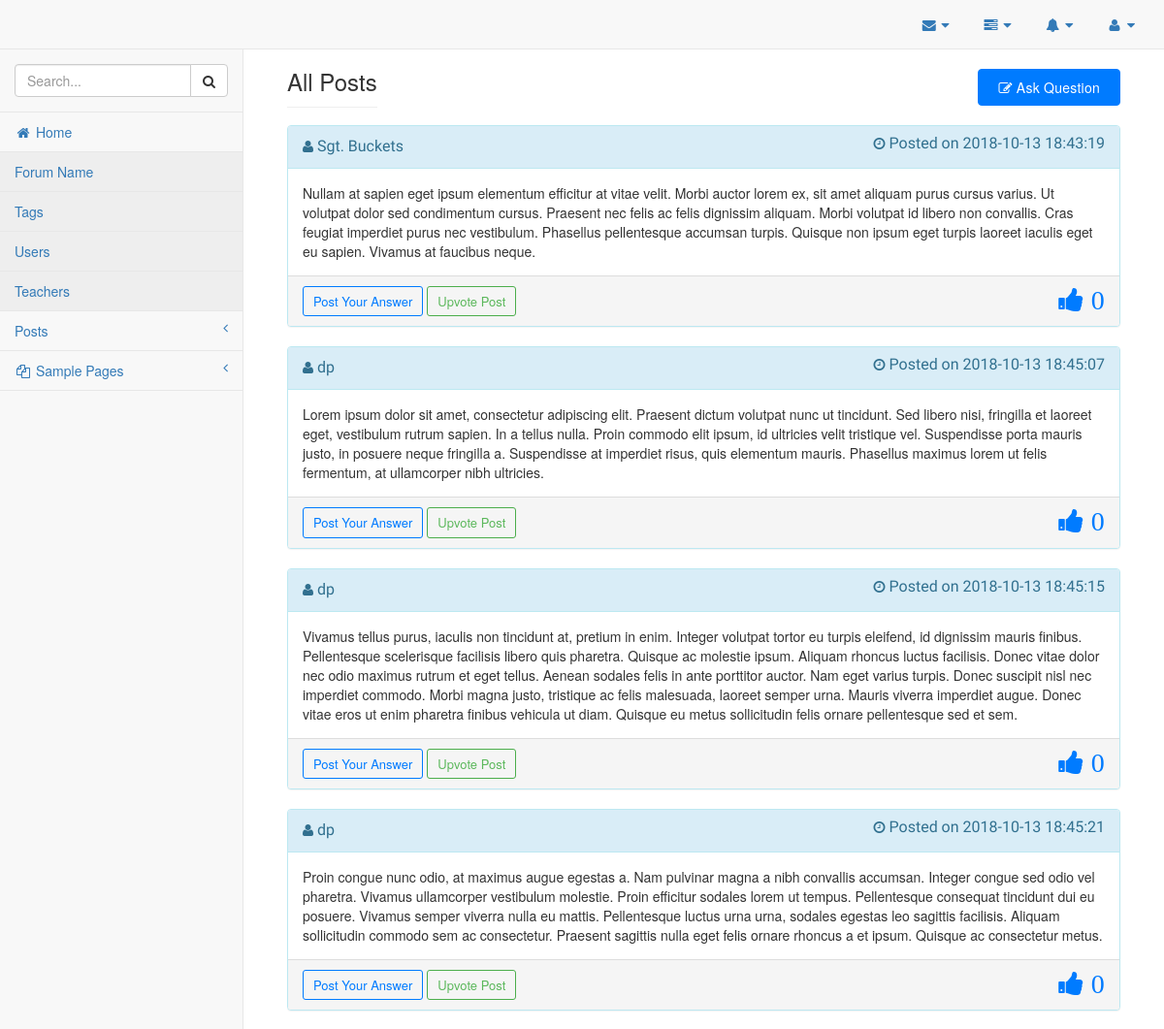
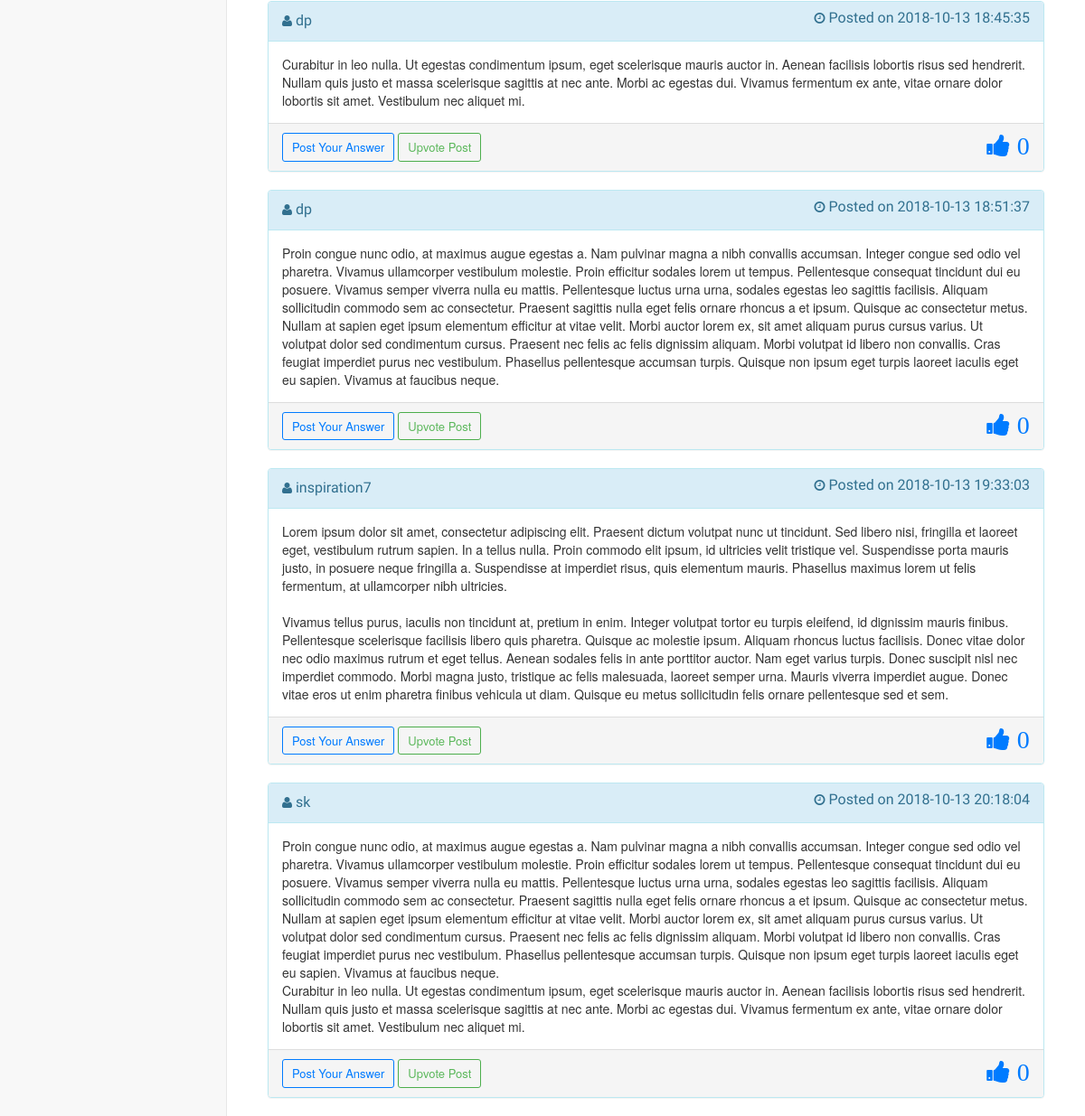
Screenshot of /posts/view-all-posts.php (signed in) with the database file from the repository (2 pictures, top to bottom).
### tables this page shows
CREATE TABLE `posts` (
  `post_id` int(11) NOT NULL,
  `post_content` text NOT NULL,
  `post_image` text NOT NULL,
  `post_user_id` int(11) NOT NULL,
  `post_tags` mediumtext NOT NULL,
  `created_at` datetime NOT NULL,
  `deleted_at` datetime NOT NULL,
  `is_deleted` bit(1) NOT NULL DEFAULT b'0',
  `deleted_by` int(11) NOT NULL,
  `updated_at` datetime NOT NULL,
  `post_points` int(11) NOT NULL
);

CREATE TABLE `users` (
  `user_id` int(11) NOT NULL,
  `first_name` varchar(255) NOT NULL,
  `last_name` varchar(255) NOT NULL,
  `user_name` varchar(255) NOT NULL,
  `user_password` varchar(255) NOT NULL,
  `user_email` varchar(255) NOT NULL,
  `user_dob` date NOT NULL,
  `user_branch` varchar(255) NOT NULL,
  `user_posts` int(11) NOT NULL,
  `user_role` varchar(255) NOT NULL,
  `user_profile_img` text NOT NULL,
  `user_created_at` datetime NOT NULL,
  `is_deleted` bit(1) NOT NULL DEFAULT b'0',
  `deleted_by` int(11) NOT NULL,
  `deleted_at` datetime NOT NULL
);

### classes/Database.php (called while the page is built, shortened)
<?php
    class Database {
        private $servername;
        private $username;
        private $password;
        private $database;
        private $connection;
        public function __construct(){
            $this->servername = "localhost";
            $this->username = "aniket";
            $this->password = "aniket";
            $this->database = "forumdb";
        }
        public function connectDB(){
            $this->connection = new mysqli($this->servername, $this->username, $this->password, $this->database);
        }
        public function getConnection(){
            return $this->connection;
        }
    }
    $database = new Database();
?>

### classes/Posts.php (called while the page is built, shortened)
<?php
	require_once("Database.php");
	class Posts {
		private $connection;
		public function __construct() {
			global $database;
			$this->connection = $database->getConnection();
		}
		public function getAllPosts() {
			$sql = "SELECT * FROM posts WHERE is_deleted = 0";
			$result_set = $this->connection->query($sql);
			return $result_set;
		}
	}
?>

### classes/Users.php (called while the page is built, shortened)
<?php
	require_once("Database.php");
	class Users {
		private $connection;
		public function __construct() {
			global $database;
			$this->connection = $database->getConnection();
		}
		public function getUserDetailsById($user_id, $columns) {
			$sql = "SELECT $columns FROM users WHERE user_id = $user_id";
			$result_set = $this->connection->query($sql);
			return $result_set;
		}
	}
?>

### posts/view-all-posts.php (the view, shortened to what this page needs)
<!DOCTYPE html>
<html lang="en">
<?php
    require_once("../ui-elements/header.php");
?>
<body>
    <div id="wrapper">
        <?php
            require_once("../ui-elements/navigation.php");
        ?>
        <div id="page-wrapper">
            <div class="container-fluid">
                <div class="row">
                    <div class="col-lg-12">
                        <br>
                        <h3 class="page-header show-inline">All Posts</h3>
                        <a href="http://localhost/forum/posts/add-post.php" class="btn-mine btn-bootstrap4-primary-mine ask-quest-btn-alignment"><i class="fa fa-pencil-square-o" aria-hidden="true"></i> Ask Question</a>
                    </div>
                </div>
                <?php
                    require_once("../classes/Posts.php");
                    require_once("../classes/Users.php");
                    $posts = new Posts();
                    $result_set = $posts->getAllPosts();
                    $users = new Users();
                    while($row = mysqli_fetch_assoc($result_set)) {
                        extract($row);
                        $resultant_row = $users->getUserDetailsById($post_user_id, "user_name");
                        extract(mysqli_fetch_assoc($resultant_row));
                ?>
                        <div class="panel panel-info">
                            <div class="panel-heading">
                                <i class="fa fa-user" aria-hidden="true"></i> <div style="font-size: 16px; font-family: 'Cantora One'; display: inline;"><?php echo $user_name; ?></div>
                                <i class="fa fa-clock-o" aria-hidden="true" style="float: right;"><div style="font-size: 16px; font-family: 'Cantora One'; display: inline;"> Posted on <?php echo $created_at; ?></div></i>
                            </div>
                            <div class="panel-body">
                                <?php echo $post_content; ?>
                            </div>
                            <div class="panel-footer">
                                <?php echo '<a href="comments.php?post_id='.$post_id.'&post_user_id='.$post_user_id.'" class="btn btn-outline btn-success-mine btn-sm" style="font-size: 13px;">Post Your Answer</a>'; ?>
                                <a href="" class="btn btn-outline btn-success btn-sm" style="font-size: 13px;">Upvote Post</a>
                                <i class="fa fa-thumbs-up fa-2x" aria-hidden="true" style="float: right; color: #007bff;  letter-spacing:.25px;"> <?php echo $post_points; ?></i>
                            </div>
                        </div>
                <?php
                    }
                ?>
            </div>
        </div>
    </div>
</body>
</html>

### assets/css/myStyles.css (style rules this page uses)
.btn-success-mine.btn-outline { color: #007bff; }
.btn-success-mine { color: #007bff; border-color: #007bff; }
.btn-mine { display: inline-block; padding: 8px 20px; margin-bottom: 0; font-size: 14px; font-weight: 400; line-height: 1.42857143; text-align: center; white-space: nowrap; vertical-align: middle; -ms-touch-action: manipulation; touch-action: manipulation; cursor: pointer; -webkit-user-select: none; -moz-user-select: none; -ms-user-select: none; user-select: none; background-image: none; border: 1px solid transparent; border-radius: 4px; }
.btn-bootstrap4-primary-mine { color: #fff; background-color: #007bff; border-color: #007bff; }
.ask-quest-btn-alignment { float: right; margin-bottom: 20px; letter-spacing: .25px; }
.show-inline { display: inline; }

### rows the page displays
posts: users.user_name "Sgt. Buckets", created_at "2018-10-13 18:43:19", post_content "Nullam at sapien eget ipsum elementum efficitur at vitae velit. Morbi auctor lorem ex, sit amet aliquam purus cursus varius. Ut volutpat dolor sed condimentum cursus. Praesent nec felis ac felis dignissim aliquam. Morbi volutpat id libero non convallis. Cras feugiat imperdiet purus nec vestibulum. Phasellus pellentesque accumsan turpis. Quisque non ipsum eget turpis laoreet iaculis eget eu sapien. Vivamus at faucibus neque.", post_points "0"
posts: users.user_name "dp", created_at "2018-10-13 18:45:07", post_content "Lorem ipsum dolor sit amet, consectetur adipiscing elit. Praesent dictum volutpat nunc ut tincidunt. Sed libero nisi, fringilla et laoreet eget, vestibulum rutrum sapien. In a tellus nulla. Proin commodo elit ipsum, id ultricies velit tristique vel. Suspendisse porta mauris justo, in posuere neque fringilla a. Suspendisse at imperdiet risus, quis elementum mauris. Phasellus maximus lorem ut felis fermentum, at ullamcorper nibh ultricies.", post_points "0"
posts: users.user_name "dp", created_at "2018-10-13 18:45:15", post_content "Vivamus tellus purus, iaculis non tincidunt at, pretium in enim. Integer volutpat tortor eu turpis eleifend, id dignissim mauris finibus. Pellentesque scelerisque facilisis libero quis pharetra. Quisque ac molestie ipsum. Aliquam rhoncus luctus facilisis. Donec vitae dolor nec odio maximus rutrum et eget tellus. Aenean sodales felis in ante porttitor auctor. Nam eget varius turpis. Donec suscipit nisl nec imperdiet commodo. Morbi magna justo, tristique ac felis malesuada, laoreet semper urna. Mauris viverra imperdiet augue. Donec vitae eros ut enim pharetra finibus vehicula ut diam. Quisque eu metus sollicitudin felis ornare pellentesque sed et sem.", post_points "0"
posts: users.user_name "dp", created_at "2018-10-13 18:45:21", post_content "Proin congue nunc odio, at maximus augue egestas a. Nam pulvinar magna a nibh convallis accumsan. Integer congue sed odio vel pharetra. Vivamus ullamcorper vestibulum molestie. Proin efficitur sodales lorem ut tempus. Pellentesque consequat tincidunt dui eu posuere. Vivamus semper viverra nulla eu mattis. Pellentesque luctus urna urna, sodales egestas leo sagittis facilisis. Aliquam sollicitudin commodo sem ac consectetur. Praesent sagittis nulla eget felis ornare rhoncus a et ipsum. Quisque ac consectetur metus.", post_points "0"
posts: users.user_name "dp", created_at "2018-10-13 18:45:35", post_content "Curabitur in leo nulla. Ut egestas condimentum ipsum, eget scelerisque mauris auctor in. Aenean facilisis lobortis risus sed hendrerit. Nullam quis justo et massa scelerisque sagittis at nec ante. Morbi ac egestas dui. Vivamus fermentum ex ante, vitae ornare dolor lobortis sit amet. Vestibulum nec aliquet mi.", post_points "0"
posts: users.user_name "dp", created_at "2018-10-13 18:51:37", post_content "Proin congue nunc odio, at maximus augue egestas a. Nam pulvinar magna a nibh convallis accumsan. Integer congue sed odio vel pharetra. Vivamus ullamcorper vestibulum molestie. Proin efficitur sodales lorem ut tempus. Pellentesque consequat tincidunt dui eu posuere. Vivamus semper viverra nulla eu mattis. Pellentesque luctus urna urna, sodales egestas leo sagittis facilisis. Aliquam sollicitudin commodo sem ac consectetur. Praesent sagittis nulla eget felis ornare rhoncus a et ipsum. Quisque ac consectetur metus. Nullam at sapien eget ipsum elementum efficitur at vitae velit. Morbi auctor lorem ex, sit amet aliquam purus cursus varius. Ut volutpat dolor sed condimentum cursus. Praesent nec…", post_points "0"
posts: users.user_name "inspiration7", created_at "2018-10-13 19:33:03", post_content "Lorem ipsum dolor sit amet, consectetur adipiscing elit. Praesent dictum volutpat nunc ut tincidunt. Sed libero nisi, fringilla et laoreet eget, vestibulum rutrum sapien. In a tellus nulla. Proin commodo elit ipsum, id ultricies velit tristique vel. Suspendisse porta mauris justo, in posuere neque fringilla a. Suspendisse at imperdiet risus, quis elementum mauris. Phasellus maximus lorem ut felis fermentum, at ullamcorper nibh ultricies. Vivamus tellus purus, iaculis non tincidunt at, pretium in enim. Integer volutpat tortor eu turpis eleifend, id dignissim mauris finibus. Pellentesque scelerisque facilisis libero quis pharetra. Quisque ac molestie ipsum. Aliquam rhoncus luctus facilisis.…", post_points "0"
posts: users.user_name "sk", created_at "2018-10-13 20:18:04", post_content "Proin congue nunc odio, at maximus augue egestas a. Nam pulvinar magna a nibh convallis accumsan. Integer congue sed odio vel pharetra. Vivamus ullamcorper vestibulum molestie. Proin efficitur sodales lorem ut tempus. Pellentesque consequat tincidunt dui eu posuere. Vivamus semper viverra nulla eu mattis. Pellentesque luctus urna urna, sodales egestas leo sagittis facilisis. Aliquam sollicitudin commodo sem ac consectetur. Praesent sagittis nulla eget felis ornare rhoncus a et ipsum. Quisque ac consectetur metus. Nullam at sapien eget ipsum elementum efficitur at vitae velit. Morbi auctor lorem ex, sit amet aliquam purus cursus varius. Ut volutpat dolor sed condimentum cursus. Praesent nec…", post_points "0"
